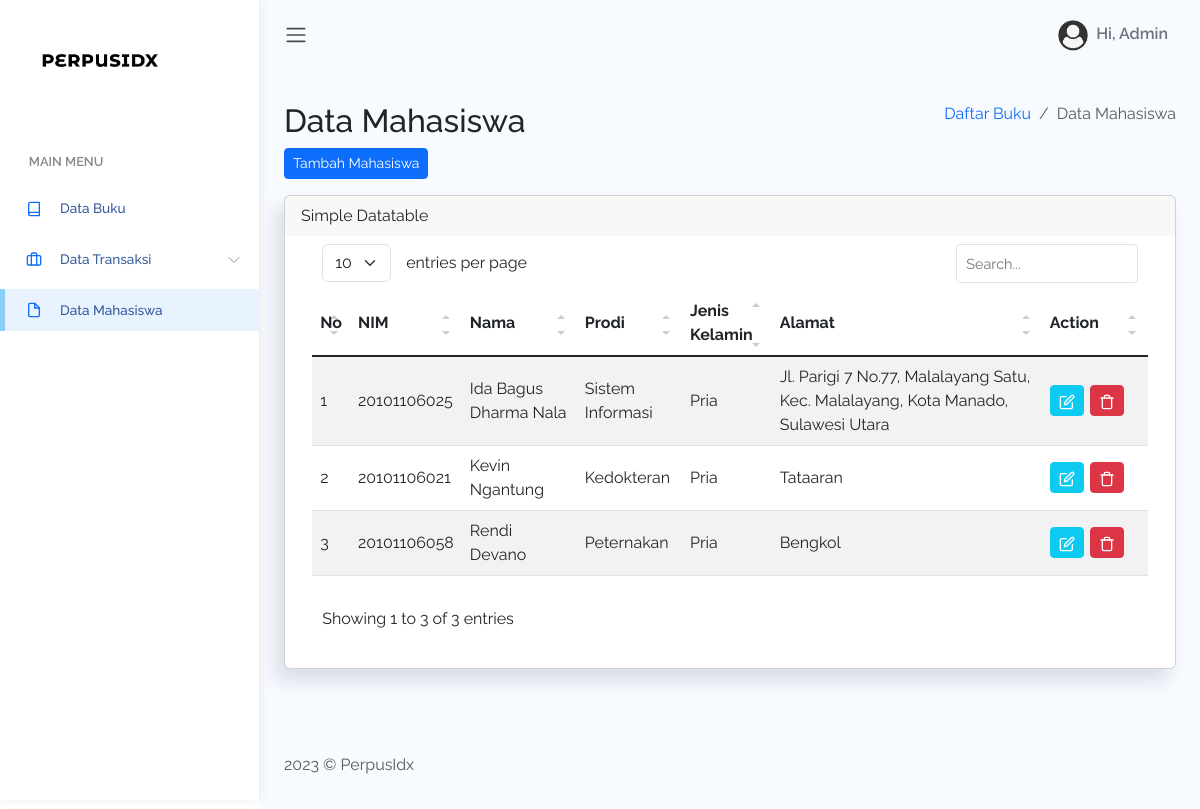
/admin/table-datatable.php, run on the app's committed database.
### tables this page shows
CREATE TABLE `mahasiswa` (
  `id_mhs` int(11) NOT NULL,
  `NIM` varchar(50) NOT NULL,
  `nama` varchar(50) NOT NULL,
  `prodi` varchar(50) NOT NULL,
  `jk` varchar(30) NOT NULL,
  `username` varchar(50) NOT NULL,
  `password` varchar(50) NOT NULL,
  `alamat` longtext NOT NULL,
  `statusmhs` varchar(50) DEFAULT NULL
);

### admin/table-datatable.php (the view, shortened to what this page needs)
<!DOCTYPE html>
<html lang="en">
<head>
    <link rel="stylesheet" href="assets/css/bootstrap.css">
    <link href="https://cdn.jsdelivr.net/npm/bootstrap@5.3.0-alpha3/dist/css/bootstrap.min.css" rel="stylesheet">
    <link rel="stylesheet" href="assets/vendors/simple-datatables/style.css">
    <link rel="stylesheet" href="assets/vendors/perfect-scrollbar/perfect-scrollbar.css">
    <link rel="stylesheet" href="assets/css/app.css">
</head>
<body>
<div id="app">
        <div id="sidebar" class='active'>
            <div class="sidebar-wrapper active">
                <div class="sidebar-header">
                    <img src="assets/images/logo.png" alt="">
                </div>
                <div class="sidebar-menu">
                    <ul class="menu">
                        <li class='sidebar-title'>Main Menu</li>
                        <li class="sidebar-item  ">
                            <a href="home.php" class='sidebar-link'>
                                <i data-feather="book" width="20"></i>
                                <span>Data Buku</span>
                            </a>
                        </li>
                        <li class="sidebar-item  has-sub">
                            <a href="#" class='sidebar-link'>
                                <i data-feather="briefcase" width="20"></i>
                                <span>Data Transaksi</span>
                            </a>
                        </li>
                        <li class="sidebar-item active">
                            <a href="table-datatable.php" class='sidebar-link'>
                                <i data-feather="file" width="20"></i>
                                <span>Data Mahasiswa</span>
                            </a>
                        </li>
                    </div>
                </div>
            </div>
            <div id="main">
                <nav class="navbar navbar-header navbar-expand navbar-light">
                    <a class="sidebar-toggler" href="#"><span
                            class="navbar-toggler-icon"></span></a>
                    <div class="collapse navbar-collapse"
                        id="navbarSupportedContent">
                        <ul class="navbar-nav d-flex align-items-center navbar-light
                            ms-auto">
                            <li class="dropdown">
                                <a href="#" data-bs-toggle="dropdown"
                                    class="nav-link dropdown-toggle nav-link-lg
                                    nav-link-user">
                                    <div class="avatar me-1">
                                        <img src="assets/images/avatar/avatar.png"
                                            alt="" srcset="">
                                    </div>
                                    <div class="d-none d-md-block
                                        d-lg-inline-block">Hi, Admin</div>
                                </a>
                            </li>
                        </ul>
                    </div>
                </nav>
<div class="main-content container-fluid">
    <div class="page-title">
        <div class="row">
            <div class="col-12 col-md-6 order-md-1 order-last">
                <h3>Data Mahasiswa</h3>
                <div class="col-md-12">
                    <a href="inputmahasiswa.php" class="btn btn-primary btn-sm mb-3"><i class="fa fa-plus"></i> Tambah Mahasiswa</a>
                </div>
            </div>
            <div class="col-12 col-md-6 order-md-2 order-first">
                <nav aria-label="breadcrumb" class='breadcrumb-header'>
                    <ol class="breadcrumb">
                        <li class="breadcrumb-item"><a href="home.php">Daftar Buku</a></li>
                        <li class="breadcrumb-item active" aria-current="page">Data Mahasiswa</li>
                    </ol>
                </nav>
            </div>
        </div>
    </div>
    <section class="section">
        <?php
            include "config.php";
            $sql = "SELECT * FROM mahasiswa";
            $result = mysqli_query($conn, $sql);
        ?>
            <div class="card">
                <div class="card-header">
                    Simple Datatable
                </div>
                <div class="card-body">
                    <table class='table table-striped' id="table1">
                        <thead>
                            <tr>
                                <th>No</th>
                                <th>NIM</th>
                                <th>Nama</th>
                                <th>Prodi</th>
                                <th>Jenis Kelamin</th>
                                <th>Alamat</th>
                                <th>Action</th>
                            </tr>
                        </thead>
                        <tbody>
                            <?php
                                $no = 1;
                                while ($row = mysqli_fetch_assoc($result)) { ?>
                                    <tr>
                                        <td><?= $no++; ?></td>
                                        <td><?= $row['NIM']; ?></td>
                                        <td><?= $row['nama']; ?></td>
                                        <td><?= $row['prodi']; ?></td>
                                        <td><?= $row['jk']; ?></td>
                                        <td><?= $row['alamat']; ?></td>
                                        <td>
                                            <?php echo
                                            "<div class='d-flex' style='padding-right:16px; text-align:center;'>
                                                <a href='updatemhs.php?id=".$row['id_mhs']."' class='btn btn-info btn-sm' style='margin-right:6px; '><i data-feather='edit'></i></a>
                                                <a href='deletemahasiswa.php?id=".$row['id_mhs']."' class='btn btn-danger btn-sm'><i data-feather='trash'></i></a>
                                            </div>"
                                            ?>
                                        </td>
                                    </tr>
                                <?php }
                                echo "</table>";
                            ?>
                </div>
            </div>
    </section>
</div>
            <footer>
                <div class="footer clearfix mb-0 text-muted">
                    <div class="float-start">
                        <p>2023 &copy; PerpusIdx</p>
                    </div>
                </div>
            </footer>
        </div>
    </div>
</body>
</html>

### admin/assets/css/app.css (style rules this page uses)
* { font-family:Raleway }
#app { position:relative }
#main { margin-left:260px;background-color:#f7faff;min-height:100vh;transition:margin-left .6s ease-out }
#main .main-content { padding:2rem 1.5rem }
#main .main-content .page-title h3 { font-size:2rem }
.breadcrumb-header .breadcrumb { justify-content:flex-end }
a { text-decoration:none }
a,button { outline:0 }
.feather,i { font-size:14px;height:1rem }
footer { padding:1rem 1.5rem }
.avatar { display:inline-flex;border-radius:50%;text-align:center;vertical-align:middle;position:relative }
.avatar img { width:32px;height:32px;border-radius:50% }
.btn i,.btn svg { width:16px;height:16px }
.btn.btn-danger,.btn.btn-dark,.btn.btn-info,.btn.btn-light,.btn.btn-link,.btn.btn-primary,.btn.btn-secondary,.btn.btn-success,.btn.btn-warning { color:#fff }
.dropdown-toggle:after { color:#fff }
#sidebar.active .sidebar-wrapper { left:0 }
.sidebar-wrapper { width:260px;height:100vh;position:fixed;top:0;z-index:10;background-color:#fff;bottom:0;border-right:1px solid #eee;box-shadow:0 0 10px #ececec;left:-260px;transition:left .6s ease-out }
.sidebar-wrapper .sidebar-header { padding:2rem 2rem 1rem;font-size:2rem;font-weight:700 }
.sidebar-wrapper .sidebar-header img { height:2.5rem }
.sidebar-wrapper .menu { padding-left:0;margin-top:2rem }
.sidebar-wrapper .menu .sidebar-title { padding:1.5rem 1.8rem .5rem;font-size:.8rem;font-weight:600;color:#888;text-transform:uppercase }
.sidebar-wrapper .menu .sidebar-link { display:block;padding:.7rem 1.5rem;font-size:.85rem;display:flex;align-items:center;transition:all .5s }
.sidebar-wrapper .menu .sidebar-link>span { color:#053382;font-weight:500;margin-left:1rem;opacity:.8 }
.sidebar-wrapper .menu .sidebar-item { list-style:none;margin-top:.5rem;position:relative }
.sidebar-wrapper .menu .sidebar-item.has-sub .sidebar-link:after { position:absolute;color:#ccc;right:15px;top:12px;display:block }
.sidebar-wrapper .menu .sidebar-item.active .sidebar-link { background-color:#e8f3ff }
.sidebar-wrapper .menu .sidebar-item.active .sidebar-link:before { content:"";position:absolute;left:0;height:100%;top:0;bottom:0;background-color:rgba(46,170,244,.5);width:5px }
.card { box-shadow:-8px 12px 18px 0 rgba(25,42,70,.13);margin-bottom:2.2rem }
.card .card-header { border:none }
.card .card-header~.card-body { padding-top:0 }
.card .card-body { padding:1.4rem 1.7rem }
.navbar { height:70px;padding:1.5rem }
.navbar .nav-link-user img { width:30px }
.navbar.navbar-header li { display:flex;align-items:center }
.navbar.navbar-header .dropdown>a { color:#6c757d;font-weight:600 }
.navbar.navbar-header .dropdown>a:after { display:none }
.dataTable-table td,.dataTable-table thead th,.table td,.table thead th { vertical-align:middle }
.dataTable-table thead th,.table thead th { border-bottom:2px solid #475f7b }

### data on the page
mahasiswa: NIM "20101106025", nama "Ida Bagus Dharma Nala", prodi "Sistem Informasi", jk "Pria", alamat "Jl. Parigi 7 No.77, Malalayang Satu, Kec. Malalayang, Kota Manado, Sulawesi Utara"
mahasiswa: NIM "20101106021", nama "Kevin Ngantung", prodi "Kedokteran", jk "Pria", alamat "Tataaran"
mahasiswa: NIM "20101106058", nama "Rendi Devano", prodi "Peternakan", jk "Pria", alamat "Bengkol"
